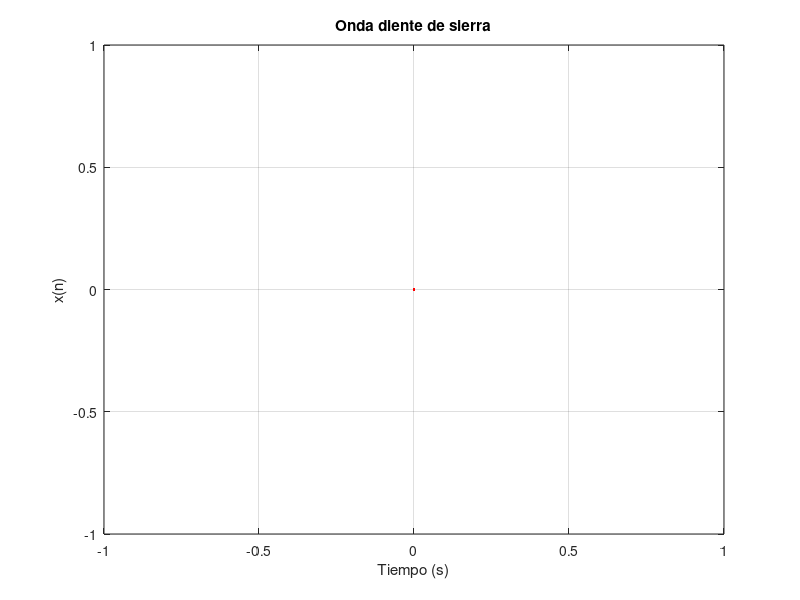

The MATLAB script that drew this image:
%% Generación de una señal de diente de sierra en tiempo discreto

% Parámetros de la señal
A = 5; %Amplitud
f = 20; %Frecuencia fundamental
Fs = 1000; %Frecuencia de muestreo
T = 3 * (1 / f); %Número de períodos a graficar
width = 0.5; %Ancho del diente

% Cálculo del número de muestras
n = 0:T / Fs;

% Generación de la señal
% Utilizamos la función sign() para convertir los valores de la función diente de sierra continua en valores discretos
x = A * sign(2 * pi * f * n * width);

% Visualización de la señal
figure
plot(n, x, 'r', 'LineWidth', 1)
grid on
xlabel('Tiempo (s)')
ylabel('x(n)')
title('Onda diente de sierra')
